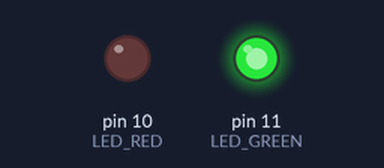
Recording of a sketch running on a simulated Arduino Mega 2560, built with avr-gcc and run on an emulated ATmega2560. On the bench: output pins drawn as LEDs (lit = HIGH).

Above: at 0.1 s.
At 1.1 s:
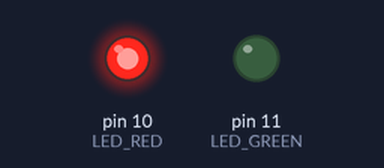
At 1.8 s:
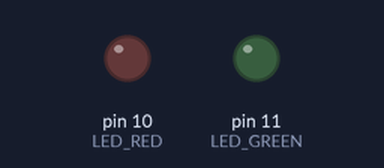
Timing chart, 0 to 3.3 s (numbered marks = the images above):
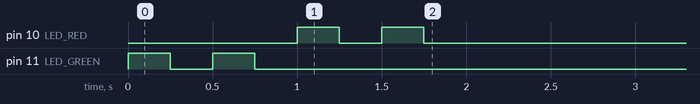

The sketch:

mega_quadcopter_esp8266comm.ino
```cpp
/*ibrahim mut
 * simple emulation for robotic device
 *
 * this device(2560) will be emulate any part some robot.
 *
 *  The inner work of nodeMCU was like below
 *  1. 8266 will wait for a 16 bit int message from hivemq
 *  2. 8266 will parse the message and determine the command
 *  3. 8266 will transmitt received data to this mega2560
 *  3. thus 2560 will blink led as much as that received int size
 *
 *  expected message from serial will be 16 bit to blink leds
 *  and will be parsed as|     4     +     8       +     4             bits respectively
 *  which assumed as     |led part   + blink count + total blink time(seconds)
 */
 #include <SoftwareSerial.h>

//*** nodeMCU pin connections for serial commnctn(to be able to send message)************************
/*#define RX 5//mavi
#define TX 6//yeşil
SoftwareSerial espSerial(RX, TX);
*/
//***emulating robot parts**************************************
#define LED_GREEN 11  //pin11
#define LED_RED 10  //pin10
//***emulating robot parts**************************************

int DEGER=0;//to store serial data comes through serial line
/*
 * blinks the 'led' 'n' times in 'dt' time
 */
void blinkInfo(int led, int n, int dt){

  int i;
  for(i=0; i<n; i++){
    digitalWrite(led, HIGH);
    delay(dt/(2*n));
    digitalWrite(led, LOW);
    delay(dt/(2*n));
  }
}

void setup() {
  // put your setup code here, to run once:

  pinMode(LED_GREEN, OUTPUT);
  pinMode(LED_RED, OUTPUT);

  digitalWrite(LED_GREEN, LOW);
  digitalWrite(LED_RED, LOW);

  blinkInfo(LED_GREEN, 2, 1000);
  blinkInfo(LED_RED, 2, 1000);

  Serial.begin(9600);//esp will send by this baud rate

  delay(300);

}

void loop() {
  // put your main code here, to run repeatedly:

  //wait for a 16 bit(int16_t) message from nodeMCU
  if(Serial.available()>=2){//wait for at least 2 bytes
    //parse incoming message
    DEGER=DEGER | Serial.read()<<8;
    DEGER=DEGER | Serial.read();

    Serial.print("received:");
    Serial.println(DEGER, HEX);

    //assume first 4 bits as
    //indicator to which part of robot to execute
    //we can advertise 2^4 parts for this emulation code
    int ROBO_PART=0;
    if ( ((DEGER>>12)&0xff) == 0 ){
      ROBO_PART=LED_GREEN;

    }
    else{
      ROBO_PART=LED_RED;
    }


    //assume remaining 12 bits as
    //command to execute of that robo part
    DEGER=DEGER & 0x0fff;//bitwise last 12 bits

    int DELAY=DEGER &0x0f;//last 4 bits as blink time
    DEGER=DEGER >>4;//first 8 bits as blink count
    Serial.print("[INFO]: pin "+String(ROBO_PART)+ " will be signalled "+ String(DEGER) + " times for "+String(DELAY)+" seconds" );
    blinkInfo(ROBO_PART, DEGER, DELAY*1000);

    DEGER=0;
  }

}
```
